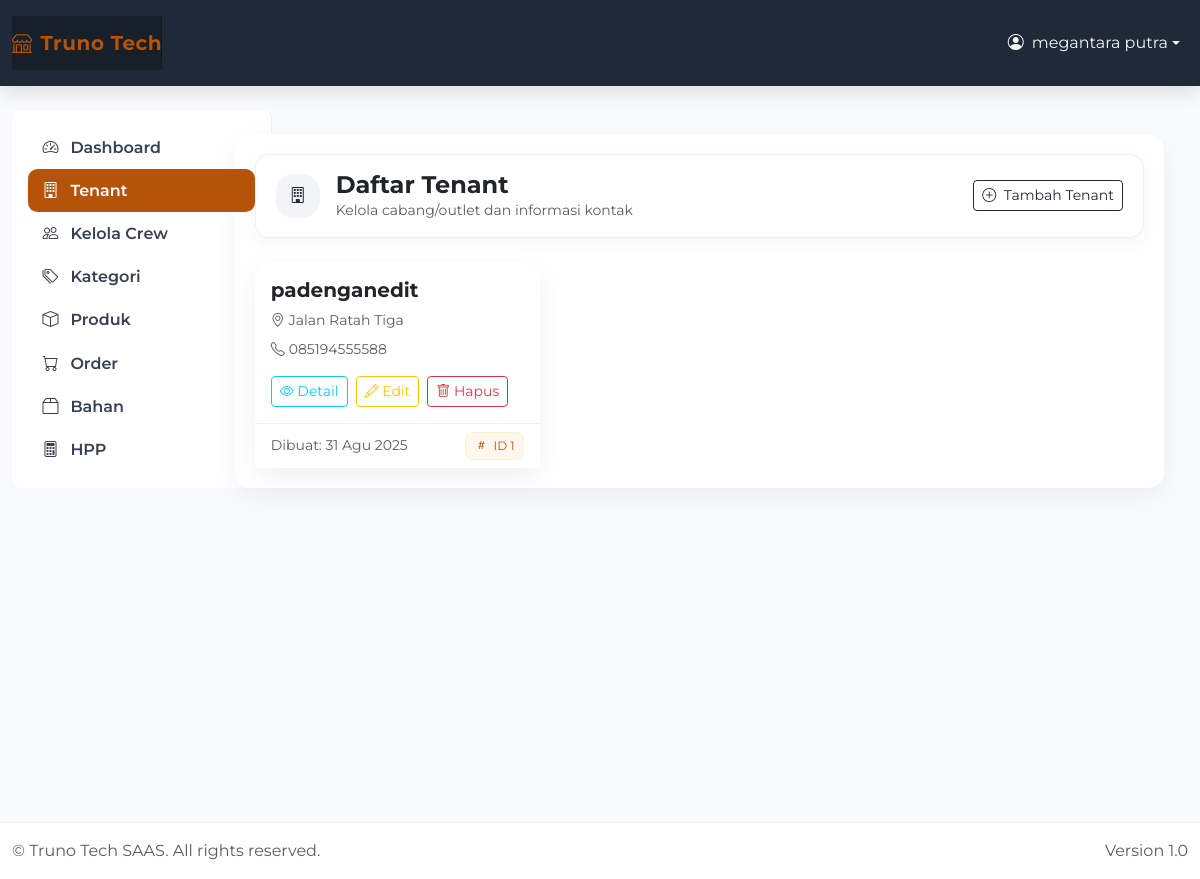
The app's page /tenants/ (signed in) with its own data.
### apps/tenants/models.py (models this page shows, shortened)
class Tenant(models.Model):
    owner = models.ForeignKey(User, on_delete=models.CASCADE, related_name='tenants')
    name = models.CharField(max_length=200)
    address = models.TextField()
    phone = models.CharField(max_length=15)
    is_active = models.BooleanField(default=True)
    created_at = models.DateTimeField(auto_now_add=True)
    updated_at = models.DateTimeField(auto_now=True)
    class Meta:
        db_table = 'tenants'
        ordering = ['-created_at']

### apps/tenants/views.py (the view)
# urls.py: path('', views.tenant_list_view, name='list'),
@login_required
def tenant_list_view(request):
    if not check_client_permission(request.user):
        messages.error(request, 'Anda tidak memiliki akses untuk mengelola tenant.')
        return redirect('dashboard:home')
    tenants = Tenant.objects.filter(owner=request.user)
    return render(request, 'tenants/tenant_list.html', {'tenants': tenants})

### apps/tenants/views.py (called while the page is built)
def check_client_permission(user):
    return hasattr(user, 'userprofile') and user.userprofile.role == 'client'

### apps/tenants/templates/tenants/tenant_list.html (shortened to what this page needs)
{% extends 'base.html' %}
{% block content %}
<div class="section-header d-flex flex-wrap align-items-center justify-content-between mb-4">
  <div class="d-flex align-items-center gap-3">
    <div class="empty-illustration" style="width:44px;height:44px;">
      <i class="bi bi-building"></i>
    </div>
    <div>
      <h1 class="h4 fw-bold mb-0">Daftar Tenant</h1>
      <div class="text-muted small">Kelola cabang/outlet dan informasi kontak</div>
    </div>
  </div>
  <a href="{% url 'tenants:create' %}" class="btn btn-sm btn-create">
    <i class="bi bi-plus-circle me-1"></i> Tambah Tenant
  </a>
</div>
{% if tenants %}
  <div class="row g-3">
    {% for tenant in tenants %}
    <div class="col-12 col-md-6 col-xl-4">
      <div class="card tenant-card">
        <div class="card-body">
          <h5 class="card-title mb-2 fw-bold">{{ tenant.name }}</h5>
          <p class="mb-2 text-muted small">
            <i class="bi bi-geo-alt me-1"></i>{{ tenant.address|default:"—"|truncatewords:14 }}
          </p>
          <p class="mb-3 text-muted small">
            <i class="bi bi-telephone me-1"></i>{{ tenant.phone|default:"—" }}
          </p>
          <div class="d-flex flex-wrap gap-2">
            <a href="{% url 'tenants:detail' tenant.id %}" class="btn btn-sm btn-outline-info">
              <i class="bi bi-eye"></i> Detail
            </a>
            <a href="{% url 'tenants:edit' tenant.id %}" class="btn btn-sm btn-outline-warning">
              <i class="bi bi-pencil"></i> Edit
            </a>
            <a href="{% url 'tenants:delete' tenant.id %}"
               class="btn btn-sm btn-outline-danger"
               onclick="return confirm('Yakin ingin menghapus tenant ini?')">
              <i class="bi bi-trash"></i> Hapus
            </a>
          </div>
        </div>
        <div class="card-footer d-flex justify-content-between align-items-center">
          <small class="text-muted">Dibuat: {{ tenant.created_at|date:"d M Y" }}</small>
          <span class="tenant-chip"><i class="bi bi-hash"></i>ID {{ tenant.id }}</span>
        </div>
      </div>
    </div>
    {% endfor %}
  </div>
{% endif %}
{% endblock %}

### templates/base.html (shortened to what this page needs)
{% load static %}
<!DOCTYPE html>
<html lang="id" data-bs-theme="light">
<head>
  <link href="https://cdn.jsdelivr.net/npm/bootstrap@5.3.3/dist/css/bootstrap.min.css" rel="stylesheet" />
  <link href="https://cdn.jsdelivr.net/npm/bootstrap-icons@1.11.3/font/bootstrap-icons.css" rel="stylesheet" />
  <link rel="stylesheet" href="{% static 'css/custom.css' %}">
</head>
<body class="d-flex flex-column">
{% if user.is_authenticated %}
  <nav class="navbar navbar-expand-lg navbar-dark app-navbar py-3">
    <div class="container-fluid">
      <a class="navbar-brand d-flex align-items-center" href="{% url 'dashboard:home' %}">
        <i class="bi bi-shop me-2"></i>
        Truno Tech
      </a>
      <div class="collapse navbar-collapse" id="topbarNav">
        <ul class="navbar-nav ms-auto">
          <li class="nav-item dropdown">
            <a class="nav-link dropdown-toggle d-flex align-items-center" href="#" role="button" data-bs-toggle="dropdown" aria-expanded="false">
              <i class="bi bi-person-circle me-2"></i>
              {{ user.get_full_name|default:user.username }}
            </a>
          </li>
        </ul>
      </div>
    </div>
  </nav>
  <div class="container-fluid app-shell py-4">
    <div class="row g-3">
      <aside class="col-lg-3 col-xl-2 d-none d-lg-block">
        <div class="app-sidebar rounded-3 p-3">
          <div class="sidebar-inner">
            {% url 'dashboard:home' as dashboard_url %}
            {% url 'accounts:create_client' as create_client_url %}
            {% url 'tenants:list' as tenants_url %}
            {% url 'accounts:create_crew' as create_crew_url %}
            {% url 'products:category_list' as category_url %}
            {% url 'products:list' as products_url %}
            {% url 'orders:list' as orders_url %}
            {% url 'hpp:bahan_list' as bahan_url %}
            {% url 'hpp:list' as hpp_url %}
            <nav class="nav flex-column side-nav">
              <a class="nav-link {% if request.path == dashboard_url %}active{% endif %}" href="{{ dashboard_url }}">
                <i class="bi bi-speedometer2"></i> <span>Dashboard</span>
              </a>
              {% if user.userprofile.role == 'client' %}
                <a class="nav-link {% if request.path == tenants_url %}active{% endif %}" href="{{ tenants_url }}">
                  <i class="bi bi-building"></i> <span>Tenant</span>
                </a>
                <a class="nav-link {% if request.path == create_crew_url %}active{% endif %}" href="{{ create_crew_url }}">
                  <i class="bi bi-people"></i> <span>Kelola Crew</span>
                </a>
              {% endif %}
              {% if user.userprofile.role == 'client' or user.userprofile.role == 'crew' %}
                <a class="nav-link {% if request.path == category_url %}active{% endif %}" href="{{ category_url }}">
                  <i class="bi bi-tags"></i> <span>Kategori</span>
                </a>
                <a class="nav-link {% if request.path == products_url %}active{% endif %}" href="{{ products_url }}">
                  <i class="bi bi-box"></i> <span>Produk</span>
                </a>
                <a class="nav-link {% if request.path == orders_url %}active{% endif %}" href="{{ orders_url }}">
                  <i class="bi bi-cart"></i> <span>Order</span>
                </a>
              {% endif %}
              {% if user.userprofile.role == 'client' %}
                <a class="nav-link {% if request.path == bahan_url %}active{% endif %}" href="{{ bahan_url }}">
                  <i class="bi bi-box2"></i> <span>Bahan</span>
                </a>
                <a class="nav-link {% if request.path == hpp_url %}active{% endif %}" href="{{ hpp_url }}">
                  <i class="bi bi-calculator"></i> <span>HPP</span>
                </a>
              {% endif %}
            </nav>
          </div>
        </div>
      </aside>
      <main class="col-lg-9 col-xl-10">
        <div class="app-main">
          <div class="content-wrapper">
            {% block content %}{% endblock %}
          </div>
        </div>
      </main>
    </div>
  </div>
  <footer class="app-footer mt-auto py-3">
    <div class="container-fluid d-flex justify-content-between align-items-center">
      <span class="text-muted">&copy; {{ now|date:'Y' }} Truno Tech SAAS. All rights reserved.</span>
      <span class="text-muted">Version 1.0</span>
    </div>
  </footer>
{% else %}
  <main class="container py-5">
    {% block login_content %}{% endblock %}
  </main>
{% endif %}
</body>
</html>

### static/css/custom.css (style rules this page uses)
body { font-family: 'Segoe UI', Tahoma, Geneva, Verdana, sans-serif; }
.navbar-brand { padding-top: .75rem; padding-bottom: .75rem; font-size: 1rem; background-color: rgba(0, 0, 0, .25); box-shadow: inset -1px 0 0 rgba(0, 0, 0, .25); }
.card { border: none; border-radius: 0.5rem; box-shadow: 0 0.125rem 0.25rem rgba(0, 0, 0, 0.075); }
.btn { border-radius: 0.375rem; }
.btn-group-sm > .btn, .btn-sm { border-radius: 0.25rem; }

### templates/base.html (style rules this page uses)
:root { --brand: #1f2937; --brand-accent: #b45309; --brand-hover: #d97706; --bg-soft: #f9fafb; --radius: 1rem; }
html, body { height: 100%; }
body { background: var(--bg-soft); font-family: 'Montserrat', sans-serif; }
.app-navbar { background: var(--brand); box-shadow: 0 4px 20px rgba(0,0,0,.15); z-index: 1031; }
.app-navbar .navbar-brand { font-weight: 700; font-size: 1.25rem; letter-spacing: .5px; color: var(--brand-accent)!important; }
.app-navbar .nav-link { color: #f3f4f6; }
.app-shell { min-height: calc(100vh - 64px); }
.app-sidebar { width: 260px; background: #ffffff; border-right: 1px solid rgba(0,0,0,.06); }
.sidebar-inner { position: sticky; top: 1rem; }
.app-main { padding: 1.5rem; }
.content-wrapper { background: #fff; border-radius: var(--radius); box-shadow: 0 8px 24px rgba(0,0,0,.05); padding: 1.25rem; }
.side-nav .nav-link { display:flex; align-items:center; gap:.75rem; color:#374151; font-weight:600; padding:.6rem .9rem; border-radius:.6rem; }
.side-nav .nav-link.active { background:var(--brand-accent); color:#fff; }
.app-footer { background:#fff; border-top:1px solid rgba(0,0,0,.06); }

### apps/tenants/templates/tenants/tenant_list.html (style rules this page uses)
.section-header { border: 1px solid rgba(0,0,0,.06); background: #fff; border-radius: .9rem; padding: 1rem 1.25rem; box-shadow: 0 6px 18px rgba(0,0,0,.04); }
.tenant-card { border: 0; border-radius: 1rem; box-shadow: 0 10px 26px rgba(0,0,0,.06); transition: transform .15s ease, box-shadow .15s ease; height: 100%; }
.tenant-chip { display:inline-flex; align-items:center; gap:.4rem; background:#fff7ed; color:#b45309; border:1px solid #fde68a55; padding:.25rem .55rem; border-radius:.5rem; font-size:.75rem; }
.btn-create { border-color:#1f2937; color:#1f2937; }
.card-footer { background:#fff; border-top:1px solid rgba(0,0,0,.06); border-bottom-left-radius:1rem; border-bottom-right-radius:1rem; }
.empty-illustration { width:72px; height:72px; display:grid; place-items:center; border-radius:18px; background:#f3f4f6; color:#1f2937; margin:0 auto; }

### records on screen
Tenant: name "padenganedit", address "Jalan Ratah Tiga", phone "085194555588", created_at "31 Agu 2025", id "1"

### other values on screen
{{ user.get_full_name|default:user.username }} "megantara putra"
